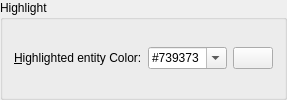
        <widget class="QGroupBox" name="gbGVHighlight">
         <property name="title">
          <string>Highlight</string>
         </property>
         <layout class="QGridLayout" name="gridLayout_16">
          <item row="0" column="1">
           <widget class="QComboBox" name="cbHighlightedColor">
            <property name="toolTip">
             <string>Color for highlighted entities</string>
            </property>
            <property name="accessibleDescription">
             <string notr="true"/>
            </property>
            <property name="editable">
             <bool>true</bool>
            </property>
            <item>
             <property name="text">
              <string notr="true">#739373</string>
             </property>
            </item>
           </widget>
          </item>
          <item row="0" column="0">
           <widget class="QLabel" name="lHighlightedColor">
            <property name="text">
             <string>&amp;Highlighted entity Color:</string>
            </property>
            <property name="wordWrap">
             <bool>false</bool>
            </property>
            <property name="buddy">
             <cstring>cbHighlightedColor</cstring>
            </property>
           </widget>
          </item>
          <item row="0" column="2">
           <widget class="QPushButton" name="pb_highlighted">
            <property name="sizePolicy">
             <sizepolicy hsizetype="Maximum" vsizetype="Fixed">
              <horstretch>0</horstretch>
              <verstretch>0</verstretch>
             </sizepolicy>
            </property>
            <property name="toolTip">
             <string>Click to select color</string>
            </property>
            <property name="text">
             <string/>
            </property>
            <property name="icon">
             <iconset resource="../../../../../res/controls/controls.qrc">
              <normaloff>:/controls/colorxx.png</normaloff>:/controls/colorxx.png</iconset>
            </property>
           </widget>
          </item>
         </layout>
        </widget>
